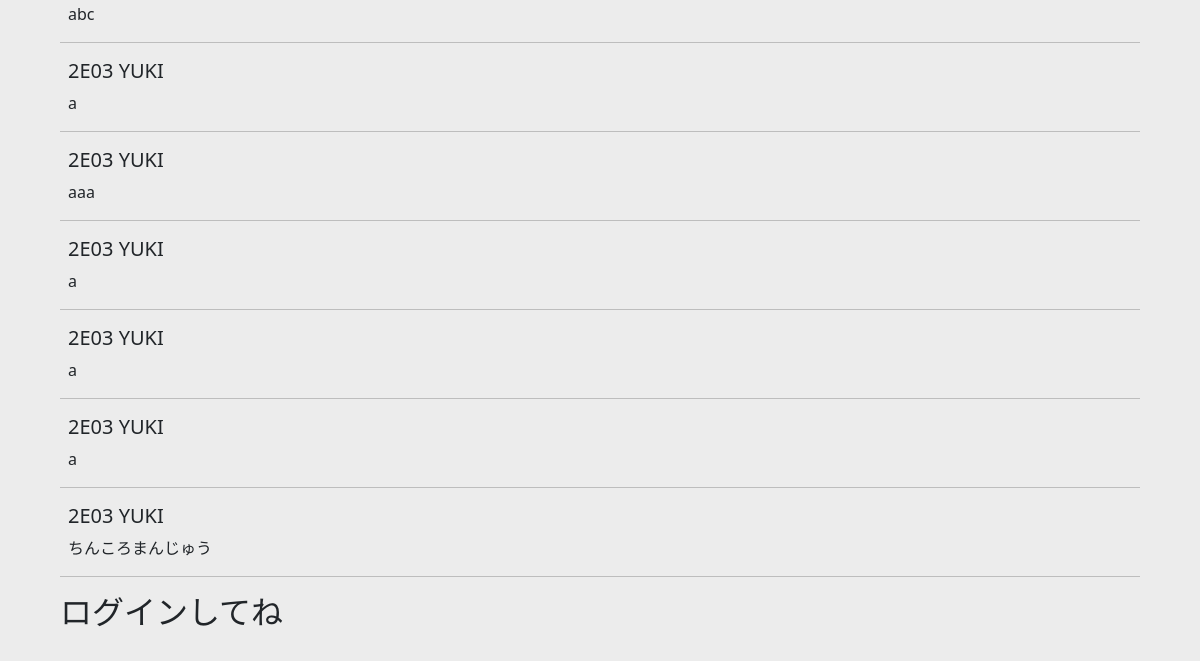
The app's page /chat/2/ (lower part), older data.
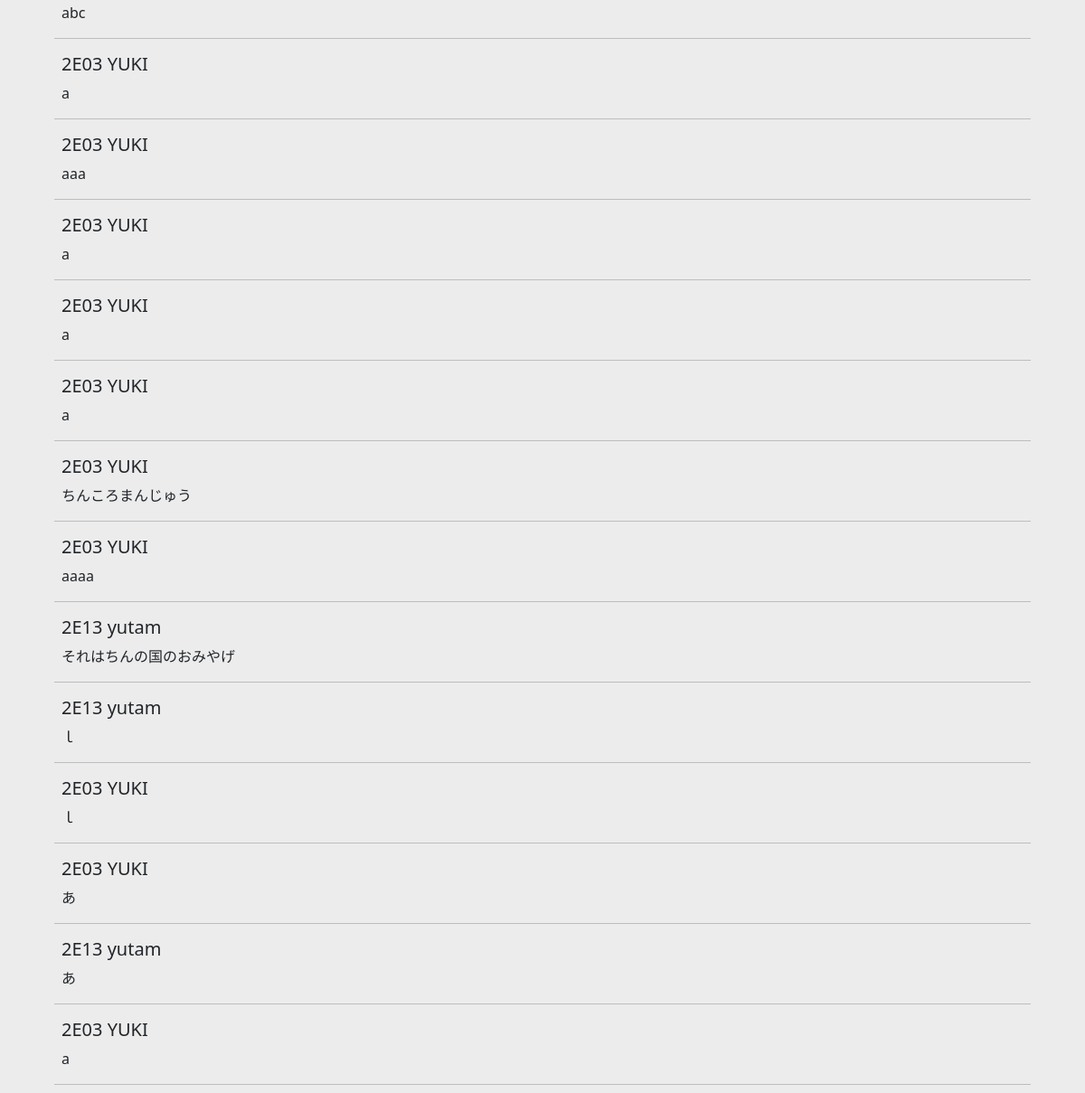
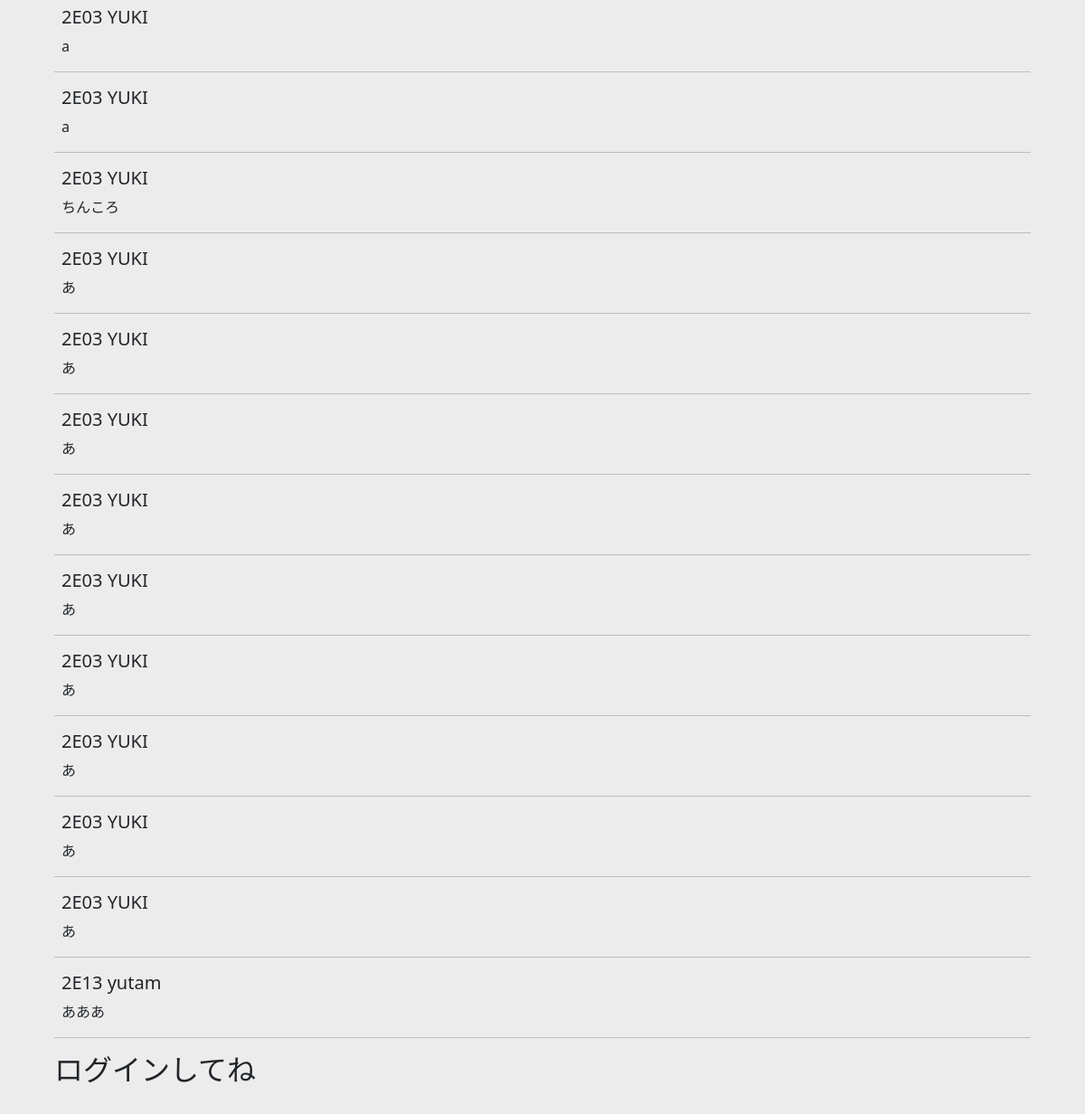
The same page, newer data (2 pictures, top to bottom).
### chat/models.py (models this page shows)
class Chat(models.Model):
    sender = models.ForeignKey(
        Profile,
        on_delete=models.CASCADE,
    )
    text = models.TextField(max_length=200)
    room = models.ForeignKey(
        ChatRoom,
        on_delete=models.CASCADE,
    )

### accounts/models.py (models this page shows)
class Profile(models.Model):
    user_name = models.CharField(max_length=50)
    room_number = models.CharField(max_length = 4)
    profile_image = models.ImageField(null = True, default='icons/neko.jpg')
    user = models.ForeignKey(
        User,
        on_delete=models.CASCADE,
    )

### chat/views.py (the view)
# urls.py: path('chat/<int:room_id>/', views.room, name='room'),
def room(request, room_id):
    room = ChatRoom.objects.get(pk=room_id)
    chats = Chat.objects.filter(room = room_id)
    form = ChatForm()
    try:
        user = Profile.objects.get(user = request.user)
        context = {
        'room_name_json': mark_safe(json.dumps(room_id)),
        'room' : room,
        'user' : user,
        'form' : form,
        'chats' : chats,
        }
    except:
        context = {
        'room_name_json': mark_safe(json.dumps(room_id)),
        'room' : room,
        'form' : form,
        'chats' : chats,
        }
    return render(request, 'chat/room.html', context)

### chat/templates/chat/room.html (shortened to what this page needs)
{% extends 'app1/base.html' %}
{% load static %}
{% load widget_tweaks %}
{% block content %}
<div class="container mt-4">
    <div class="chat">
        <ul class="ps-0" id="list_message">
            {% for chat in chats %}
            <li class="ps-2" style="list-style : none;">
                <h5> {{ chat.sender.room_number }} {{ chat.sender.user_name }}</h5>
                <p>{{ chat.text }}</p>
            </li>
            <hr>
            {% endfor %}
        </ul>
    </div>
    {% if user.id %}
    <div class="form">
        <form method="POST" action="">
            {% csrf_token %}
            <div class="mb-3">
                {% render_field form.text class="form-control" id="chat-message-input" %}
            </div>
            <input class="btn btn-primary btn-sm" id="chat-message-submit" type="button" value="送信">
        </form>
    </div>
    {% else %}
    <div class="message">
        <h2>ログインしてね</h2>
    </div>
    {% endif %}
</div>
{% endblock content %}

Row changes from the older to the newer data that the page shows:
added Chat: sender.room_number "2E03", sender.user_name "YUKI", text "aaaa"
added Chat: sender.room_number "2E13", sender.user_name "yutam", text "それはちんの国のおみやげ"
added Chat: sender.room_number "2E13", sender.user_name "yutam", text "ｌ"
added Chat: sender.room_number "2E03", sender.user_name "YUKI", text "ｌ"
added Chat: sender.room_number "2E03", sender.user_name "YUKI", text "あ"
added Chat: sender.room_number "2E13", sender.user_name "yutam", text "あ"
added Chat: sender.room_number "2E03", sender.user_name "YUKI", text "a"
added Chat: sender.room_number "2E03", sender.user_name "YUKI", text "a"
added Chat: sender.room_number "2E03", sender.user_name "YUKI", text "a"
added Chat: sender.room_number "2E03", sender.user_name "YUKI", text "ちんころ"
added Chat: sender.room_number "2E03", sender.user_name "YUKI", text "あ"
added Chat: sender.room_number "2E03", sender.user_name "YUKI", text "あ"
added Chat: sender.room_number "2E03", sender.user_name "YUKI", text "あ"
added Chat: sender.room_number "2E03", sender.user_name "YUKI", text "あ"
added Chat: sender.room_number "2E03", sender.user_name "YUKI", text "あ"
added Chat: sender.room_number "2E03", sender.user_name "YUKI", text "あ"
added Chat: sender.room_number "2E03", sender.user_name "YUKI", text "あ"
added Chat: sender.room_number "2E03", sender.user_name "YUKI", text "あ"
added Chat: sender.room_number "2E03", sender.user_name "YUKI", text "あ"
added Chat: sender.room_number "2E13", sender.user_name "yutam", text "あああ"
